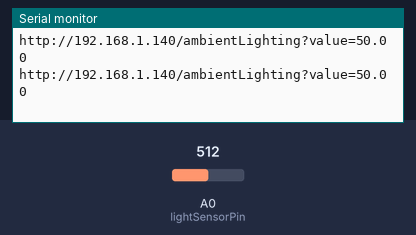
Bench run of a sketch on a simulated ESP8266 (NodeMCU). Parts: the last lines printed to the serial monitor. The inputs (shaded band) are chosen by the test bench; at power-on: A0 (lightSensorPin) = 512. WiFi joins after 1.5 s; servers stay silent unless stated; uploads are accepted with an empty reply.

Above: at 2.7 s.
2.8 s: A0 (lightSensorPin) set to 716
At 3.07 s:
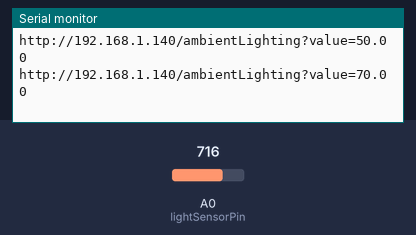
4.3 s: A0 (lightSensorPin) set to 900
At 4.48 s:
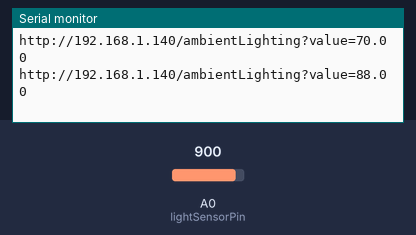
Timing chart, 0 to 7.3 s (numbered marks = the images above; inputs shaded):
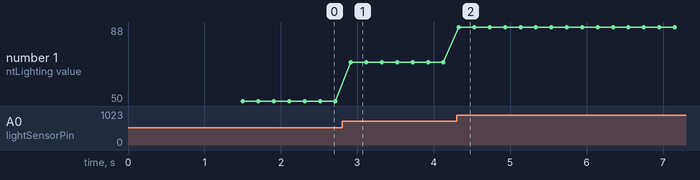

The sketch:

lightSensor_jul02a.ino
```cpp
#include <ESP8266WiFi.h>
#include <ESP8266HTTPClient.h>

const char* ssid = "DIGI-MA4c";
const char* password = "2N9UCsjDFk";
const char* serverIP = "192.168.1.140";  // Replace with the IP address of server NodeMCU
const int lightSensorPin = A0;

// for ambientLighting
const int readingsTolerance = 10;
const int required_numberOfReadings = 10;
int numberOfReadings = 0;
float ambientLightValue[10];

WiFiClient wifiClient;

void connect_to_wifi(){
  WiFi.begin(ssid, password);
  while (WiFi.status() != WL_CONNECTED) {
    delay(500);
    Serial.print(".");
  }
  Serial.println("WiFi connected");
}

void setup() {
  Serial.begin(115200);
  connect_to_wifi();
}

void loop() {
  float lightValue = (analogRead(lightSensorPin))/1024.0 * 100;
  ambientLightValue[numberOfReadings++] = lightValue;

  if (numberOfReadings == required_numberOfReadings){
    // calculate the average value of lightPercentage
    float average_ambientLightValue = 0;
    for(int i = 0; i < numberOfReadings; ++i){
        average_ambientLightValue += ambientLightValue[i];
     }
    average_ambientLightValue /= required_numberOfReadings;
    average_ambientLightValue = round(average_ambientLightValue);

//    Serial.println(average_ambientLightValue);


    // remove odd values and calculate again
    for(int i = 0; i < numberOfReadings; ++i){
        if(abs(average_ambientLightValue - ambientLightValue[i] >= readingsTolerance)){
              ambientLightValue[i] = 0;
          }
     }
    average_ambientLightValue = 0;
    for(int i = 0; i < numberOfReadings; ++i){
        average_ambientLightValue += ambientLightValue[i];
    }

    average_ambientLightValue /= required_numberOfReadings;
    average_ambientLightValue = round(average_ambientLightValue);

//    Serial.println(average_ambientLightValue);

    // send the lightPercentage value
    if (WiFi.status() == WL_CONNECTED) {
        HTTPClient http;
        String url = "http://" + String(serverIP) + "/ambientLighting?value=" + String(average_ambientLightValue);
        http.begin(wifiClient, url);

        Serial.println(url);

        int httpCode = http.GET();

        if (httpCode > 0) {
          String payload = http.getString();
          Serial.println(payload);
        } else {
          Serial.println("Error on HTTP request");
          Serial.println(httpCode);
        }
        http.end();
    }

    numberOfReadings = 0;
  }

}
```

Measured:
- after the input at 2.8 s, the serial monitor: prints a new line after 0.12 s (image 1)
- after the input at 4.3 s, the serial monitor: prints a new line at once (image 2)
- plotted number 1: 50 → 70 after the input at 2.8 s, 70 → 88 after the input at 4.3 s
